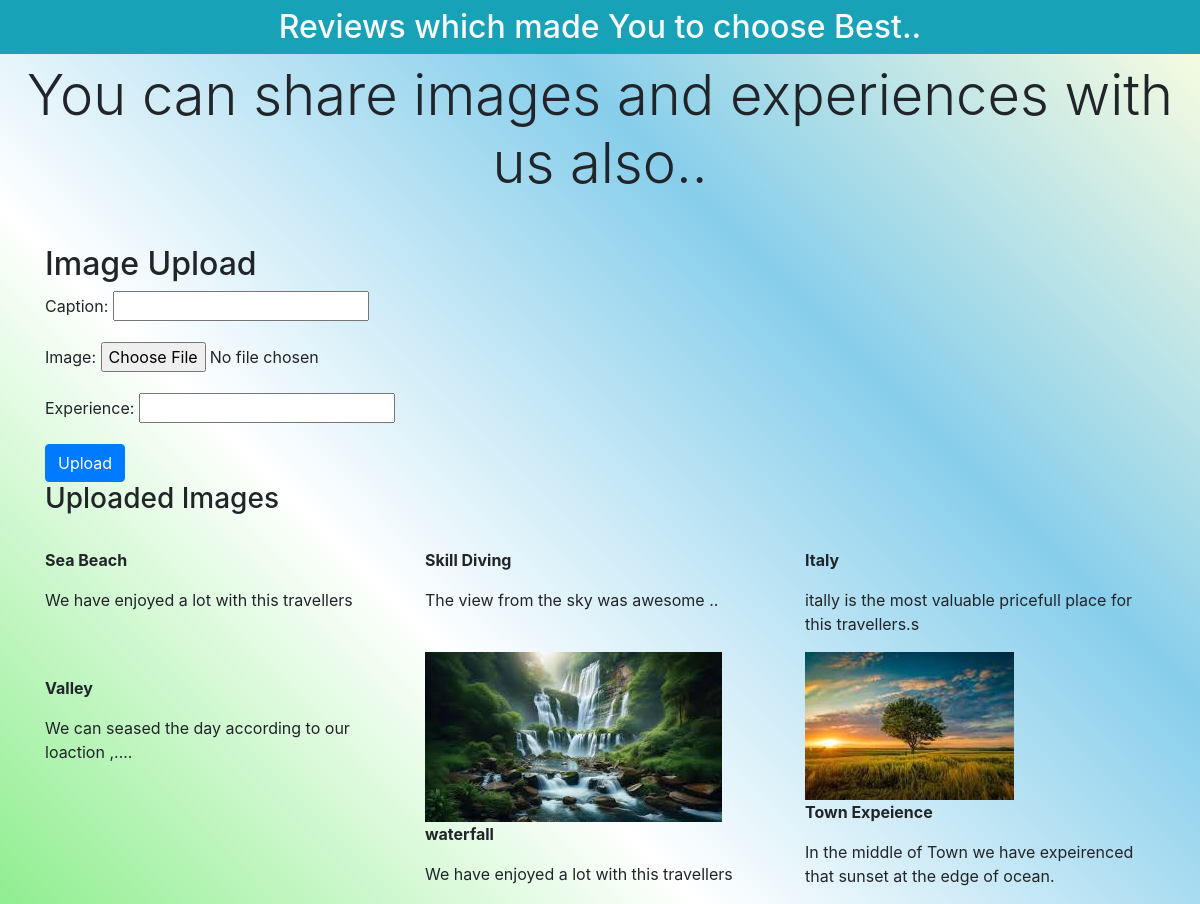
/more/, run on the app's committed database.
### image/models.py (models this page shows, shortened)
class Image(models.Model):
    caption = models.CharField(max_length=100)
    image = models.ImageField(upload_to='img/%y')
    experience = models.CharField(max_length=200)

### Website/views.py (the view)
# urls.py: path('more/', views.more, name='more'),
def more(request):
    if request.method == 'POST':
        form = Imageform(data=request.POST, files=request.FILES)
        if form.is_valid():
            form.save()
            obj = form.instance
            return render(request, 'more.html', {'obj': obj})
    else:
        form = Imageform()
        img = Image.objects.all()
    return render(request, 'more.html', {'img': img, 'form': form})

### image/form.py
class Imageform(forms.ModelForm):
    class Meta:
        model = Image
        fields = ['caption','image','experience']

### templates/more.html (shortened to what this page needs)
<!DOCTYPE html>
<html lang="en">
<head>
    <link href="https://stackpath.bootstrapcdn.com/bootstrap/4.5.2/css/bootstrap.min.css" rel="stylesheet">
</head>
<body>
    <h2 class="bg-info text-light p-2 text-center">Reviews which made You to choose Best..</h2>
    <p class ='text-center display-4'>You can share images and experiences with us also..</p>
    <div class="container mt-5">
        <h2>Image Upload</h2>
        <form method="POST" enctype="multipart/form-data">
            <div class="form-group">
                {{ form.as_p }}
            </div>
            <button type="submit" class="btn btn-primary">Upload</button>
        </form>
        <h3>Uploaded Images</h3>
        <div class="row">
            {% for image in img %}
                <div class="col-md-4">
                    <img src="{{ image.image.url }}" class="img-fluid" alt="{{ image.title }}">
                    <p><b>{{ image.caption }}</b></p>
                    <p>{{ image.experience }}</p>
                </div>
            {% empty %}
                <p>No images uploaded yet.</p>
            {% endfor %}
        </div>
    </div>
</body>
</html>

### templates/more.html (style rules this page uses)
body { background:linear-gradient(45deg,lightgreen, white,skyblue,lightyellow) }

### data on the page
Image: caption "Sea Beach", experience "We have enjoyed a lot with this travellers"
Image: caption "Skill Diving", experience "The view from the sky was awesome .."
Image: caption "Italy", experience "itally is the most valuable pricefull place for this travellers.s"
Image: caption "Valley", experience "We can seased the day according to our loaction ,...."
Image: image (picture), caption "waterfall", experience "We have enjoyed a lot with this travellers"
Image: image (picture), caption "Town Expeience", experience "In the middle of Town we have expeirenced that sunset at the edge of ocean."
